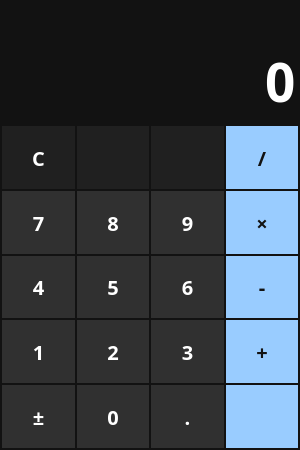
<?xml version="1.0" encoding="UTF-8"?>
<ui version="4.0">
 <class>MainWindow</class>
 <widget class="QMainWindow" name="MainWindow">
  <property name="geometry">
   <rect>
    <x>0</x>
    <y>0</y>
    <width>300</width>
    <height>450</height>
   </rect>
  </property>
  <property name="sizePolicy">
   <sizepolicy hsizetype="Preferred" vsizetype="Preferred">
    <horstretch>0</horstretch>
    <verstretch>0</verstretch>
   </sizepolicy>
  </property>
  <property name="minimumSize">
   <size>
    <width>300</width>
    <height>450</height>
   </size>
  </property>
  <property name="windowTitle">
   <string>simple calculator</string>
  </property>
  <property name="windowIcon">
   <iconset resource="files.qrc">
    <normaloff>:/icons/icons/calculate.png</normaloff>:/icons/icons/calculate.png</iconset>
  </property>
  <property name="windowOpacity">
   <double>1.000000000000000</double>
  </property>
  <property name="styleSheet">
   <string notr="true">QWidget {
    color: #ffffff;
    background-color: #121212;
    font-family: Open Sans;
    font-size: 20px;
    font-weight: 600;
    border: none;
}

QPushButton {
    background-color: #303030;
    margin: 1px;
}

QPushButton:pressed {
    background-color: #888;
}

QPushButton#btn_clear,
QPushButton#btn_back,
QPushButton#btn_percent {
    background-color: #202020;
    color: #ffffff;
}

QPushButton#btn_clear:pressed,
QPushButton#btn_back:pressed,
QPushButton#btn_percent:pressed {
    background-color: #888;
    color: #ffffff;
}

QPushButton#btn_prod,
QPushButton#btn_sum,
QPushButton#btn_dif,
QPushButton#btn_mul,
QPushButton#btn_sub {
/*background-color: #FA5000;*/    
    background-color: #99CCFF;
    color: #121212;
}

QPushButton#btn_prod:pressed,
QPushButton#btn_sum:pressed,
QPushButton#btn_dif:pressed,
QPushButton#btn_mul:pressed,
QPushButton#btn_sub:pressed {
    /* background-color: #FF6F00;*/
    background-color: #CCE5FF;
}

QLineEdit {
    font-size: 40pt;
}

QMenu {
    background-color: #2c2c2c;
    color: #ffffff;
    font-size: 12pt;
}

QMenu::item:selected {
    background-color: #555;
}

QLabel {
    font-size: 20pt;
}</string>
  </property>
  <widget class="QWidget" name="centralwidget">
   <layout class="QVBoxLayout" name="verticalLayout">
    <property name="spacing">
     <number>-1</number>
    </property>
    <property name="leftMargin">
     <number>1</number>
    </property>
    <property name="topMargin">
     <number>1</number>
    </property>
    <property name="rightMargin">
     <number>1</number>
    </property>
    <property name="bottomMargin">
     <number>1</number>
    </property>
    <item>
     <widget class="QLabel" name="label">
      <property name="sizePolicy">
       <sizepolicy hsizetype="Preferred" vsizetype="Maximum">
        <horstretch>0</horstretch>
        <verstretch>0</verstretch>
       </sizepolicy>
      </property>
      <property name="styleSheet">
       <string notr="true">color: #888;</string>
      </property>
      <property name="text">
       <string/>
      </property>
      <property name="alignment">
       <set>Qt::AlignRight|Qt::AlignTrailing|Qt::AlignVCenter</set>
      </property>
     </widget>
    </item>
    <item>
     <widget class="QLineEdit" name="display">
      <property name="sizePolicy">
       <sizepolicy hsizetype="Expanding" vsizetype="Maximum">
        <horstretch>0</horstretch>
        <verstretch>0</verstretch>
       </sizepolicy>
      </property>
      <property name="layoutDirection">
       <enum>Qt::LeftToRight</enum>
      </property>
      <property name="styleSheet">
       <string notr="true"/>
      </property>
      <property name="text">
       <string>0</string>
      </property>
      <property name="maxLength">
       <number>16</number>
      </property>
      <property name="alignment">
       <set>Qt::AlignRight|Qt::AlignTrailing|Qt::AlignVCenter</set>
      </property>
      <property name="readOnly">
       <bool>true</bool>
      </property>
     </widget>
    </item>
    <item>
     <layout class="QGridLayout" name="layout_buttons">
      <property name="spacing">
       <number>0</number>
      </property>
      <item row="0" column="2">
       <widget class="QPushButton" name="btn_percent">
        <property name="sizePolicy">
         <sizepolicy hsizetype="Expanding" vsizetype="Expanding">
          <horstretch>0</horstretch>
          <verstretch>0</verstretch>
         </sizepolicy>
        </property>
        <property name="text">
         <string/>
        </property>
        <property name="icon">
         <iconset resource="files.qrc">
          <normaloff>:/icons/icons/percent.png</normaloff>:/icons/icons/percent.png</iconset>
        </property>
        <property name="iconSize">
         <size>
          <width>24</width>
          <height>24</height>
         </size>
        </property>
        <property name="shortcut">
         <string>%</string>
        </property>
       </widget>
      </item>
      <item row="0" column="3">
       <widget class="QPushButton" name="btn_sub">
        <property name="sizePolicy">
         <sizepolicy hsizetype="Expanding" vsizetype="Expanding">
          <horstretch>0</horstretch>
          <verstretch>0</verstretch>
         </sizepolicy>
        </property>
        <property name="styleSheet">
         <string notr="true"/>
        </property>
        <property name="text">
         <string>/</string>
        </property>
        <property name="shortcut">
         <string>/</string>
        </property>
       </widget>
      </item>
      <item row="4" column="3">
       <widget class="QPushButton" name="btn_prod">
        <property name="sizePolicy">
         <sizepolicy hsizetype="Expanding" vsizetype="Expanding">
          <horstretch>0</horstretch>
          <verstretch>0</verstretch>
         </sizepolicy>
        </property>
        <property name="font">
         <font>
          <family>Open Sans</family>
          <pointsize>-1</pointsize>
          <weight>75</weight>
          <bold>true</bold>
         </font>
        </property>
        <property name="text">
         <string/>
        </property>
        <property name="icon">
         <iconset resource="files.qrc">
          <normaloff>:/icons/icons/equal_28.png</normaloff>:/icons/icons/equal_28.png</iconset>
        </property>
        <property name="iconSize">
         <size>
          <width>20</width>
          <height>20</height>
         </size>
        </property>
        <property name="shortcut">
         <string>=</string>
        </property>
       </widget>
      </item>
      <item row="3" column="2">
       <widget class="QPushButton" name="btn_3">
        <property name="sizePolicy">
         <sizepolicy hsizetype="Expanding" vsizetype="Expanding">
          <horstretch>0</horstretch>
          <verstretch>0</verstretch>
         </sizepolicy>
        </property>
        <property name="text">
         <string>3</string>
        </property>
        <property name="shortcut">
         <string>3</string>
        </property>
       </widget>
      </item>
      <item row="1" column="2">
       <widget class="QPushButton" name="btn_9">
        <property name="sizePolicy">
         <sizepolicy hsizetype="Expanding" vsizetype="Expanding">
          <horstretch>0</horstretch>
          <verstretch>0</verstretch>
         </sizepolicy>
        </property>
        <property name="text">
         <string>9</string>
        </property>
        <property name="shortcut">
         <string>9</string>
        </property>
       </widget>
      </item>
      <item row="3" column="3">
       <widget class="QPushButton" name="btn_sum">
        <property name="sizePolicy">
         <sizepolicy hsizetype="Expanding" vsizetype="Expanding">
          <horstretch>0</horstretch>
          <verstretch>0</verstretch>
         </sizepolicy>
        </property>
        <property name="text">
         <string>+</string>
        </property>
        <property name="shortcut">
         <string>+</string>
        </property>
       </widget>
      </item>
      <item row="2" column="2">
       <widget class="QPushButton" name="btn_6">
        <property name="sizePolicy">
         <sizepolicy hsizetype="Expanding" vsizetype="Expanding">
          <horstretch>0</horstretch>
          <verstretch>0</verstretch>
         </sizepolicy>
        </property>
        <property name="text">
         <string>6</string>
        </property>
        <property name="shortcut">
         <string>6</string>
        </property>
       </widget>
      </item>
      <item row="3" column="1">
       <widget class="QPushButton" name="btn_2">
        <property name="sizePolicy">
         <sizepolicy hsizetype="Expanding" vsizetype="Expanding">
          <horstretch>0</horstretch>
          <verstretch>0</verstretch>
         </sizepolicy>
        </property>
        <property name="text">
         <string>2</string>
        </property>
        <property name="shortcut">
         <string>2</string>
        </property>
       </widget>
      </item>
      <item row="1" column="0">
       <widget class="QPushButton" name="btn_7">
        <property name="sizePolicy">
         <sizepolicy hsizetype="Expanding" vsizetype="Expanding">
          <horstretch>0</horstretch>
          <verstretch>0</verstretch>
         </sizepolicy>
        </property>
        <property name="text">
         <string>7</string>
        </property>
        <property name="shortcut">
         <string>7</string>
        </property>
       </widget>
      </item>
      <item row="2" column="3">
       <widget class="QPushButton" name="btn_dif">
        <property name="sizePolicy">
         <sizepolicy hsizetype="Expanding" vsizetype="Expanding">
          <horstretch>0</horstretch>
          <verstretch>0</verstretch>
         </sizepolicy>
        </property>
        <property name="autoFillBackground">
         <bool>false</bool>
        </property>
        <property name="text">
         <string>-</string>
        </property>
        <property name="shortcut">
         <string>-</string>
        </property>
        <property name="flat">
         <bool>false</bool>
        </property>
       </widget>
      </item>
      <item row="4" column="1">
       <widget class="QPushButton" name="btn_0">
        <property name="sizePolicy">
         <sizepolicy hsizetype="Ignored" vsizetype="Expanding">
          <horstretch>0</horstretch>
          <verstretch>0</verstretch>
         </sizepolicy>
        </property>
        <property name="text">
         <string>0</string>
        </property>
        <property name="shortcut">
         <string>0</string>
        </property>
       </widget>
      </item>
      <item row="1" column="3">
       <widget class="QPushButton" name="btn_mul">
        <property name="sizePolicy">
         <sizepolicy hsizetype="Expanding" vsizetype="Expanding">
          <horstretch>0</horstretch>
          <verstretch>0</verstretch>
         </sizepolicy>
        </property>
        <property name="text">
         <string>×</string>
        </property>
        <property name="shortcut">
         <string>Shift+8</string>
        </property>
       </widget>
      </item>
      <item row="0" column="1">
       <widget class="QPushButton" name="btn_back">
        <property name="sizePolicy">
         <sizepolicy hsizetype="Expanding" vsizetype="Expanding">
          <horstretch>0</horstretch>
          <verstretch>0</verstretch>
         </sizepolicy>
        </property>
        <property name="autoFillBackground">
         <bool>false</bool>
        </property>
        <property name="text">
         <string/>
        </property>
        <property name="icon">
         <iconset resource="files.qrc">
          <normaloff>:/icons/icons/backspace.png</normaloff>:/icons/icons/backspace.png</iconset>
        </property>
        <property name="iconSize">
         <size>
          <width>24</width>
          <height>24</height>
         </size>
        </property>
        <property name="shortcut">
         <string>Backspace</string>
        </property>
       </widget>
      </item>
      <item row="2" column="1">
       <widget class="QPushButton" name="btn_5">
        <property name="sizePolicy">
         <sizepolicy hsizetype="Expanding" vsizetype="Expanding">
          <horstretch>0</horstretch>
          <verstretch>0</verstretch>
         </sizepolicy>
        </property>
        <property name="text">
         <string>5</string>
        </property>
        <property name="shortcut">
         <string>5</string>
        </property>
       </widget>
      </item>
      <item row="4" column="2">
       <widget class="QPushButton" name="btn_point">
        <property name="sizePolicy">
         <sizepolicy hsizetype="Expanding" vsizetype="Expanding">
          <horstretch>0</horstretch>
          <verstretch>0</verstretch>
         </sizepolicy>
        </property>
        <property name="text">
         <string>.</string>
        </property>
        <property name="shortcut">
         <string>.</string>
        </property>
       </widget>
      </item>
      <item row="2" column="0">
       <widget class="QPushButton" name="btn_4">
        <property name="sizePolicy">
         <sizepolicy hsizetype="Expanding" vsizetype="Expanding">
          <horstretch>0</horstretch>
          <verstretch>0</verstretch>
         </sizepolicy>
        </property>
        <property name="text">
         <string>4</string>
        </property>
        <property name="shortcut">
         <string>4</string>
        </property>
       </widget>
      </item>
      <item row="4" column="0">
       <widget class="QPushButton" name="btn_sign">
        <property name="sizePolicy">
         <sizepolicy hsizetype="Expanding" vsizetype="Expanding">
          <horstretch>0</horstretch>
          <verstretch>0</verstretch>
         </sizepolicy>
        </property>
        <property name="text">
         <string>±</string>
        </property>
        <property name="shortcut">
         <string>±</string>
        </property>
       </widget>
      </item>
      <item row="0" column="0">
       <widget class="QPushButton" name="btn_clear">
        <property name="sizePolicy">
         <sizepolicy hsizetype="Expanding" vsizetype="Expanding">
          <horstretch>0</horstretch>
          <verstretch>0</verstretch>
         </sizepolicy>
        </property>
        <property name="text">
         <string>C</string>
        </property>
        <property name="shortcut">
         <string>Del</string>
        </property>
       </widget>
      </item>
      <item row="3" column="0">
       <widget class="QPushButton" name="btn_1">
        <property name="sizePolicy">
         <sizepolicy hsizetype="Expanding" vsizetype="Expanding">
          <horstretch>0</horstretch>
          <verstretch>0</verstretch>
         </sizepolicy>
        </property>
        <property name="text">
         <string>1</string>
        </property>
        <property name="shortcut">
         <string>1</string>
        </property>
       </widget>
      </item>
      <item row="1" column="1">
       <widget class="QPushButton" name="btn_8">
        <property name="sizePolicy">
         <sizepolicy hsizetype="Expanding" vsizetype="Expanding">
          <horstretch>0</horstretch>
          <verstretch>0</verstretch>
         </sizepolicy>
        </property>
        <property name="text">
         <string>8</string>
        </property>
        <property name="shortcut">
         <string>8</string>
        </property>
       </widget>
      </item>
     </layout>
    </item>
   </layout>
  </widget>
 </widget>
 <resources>
  <include location="files.qrc"/>
 </resources>
 <connections/>
</ui>
